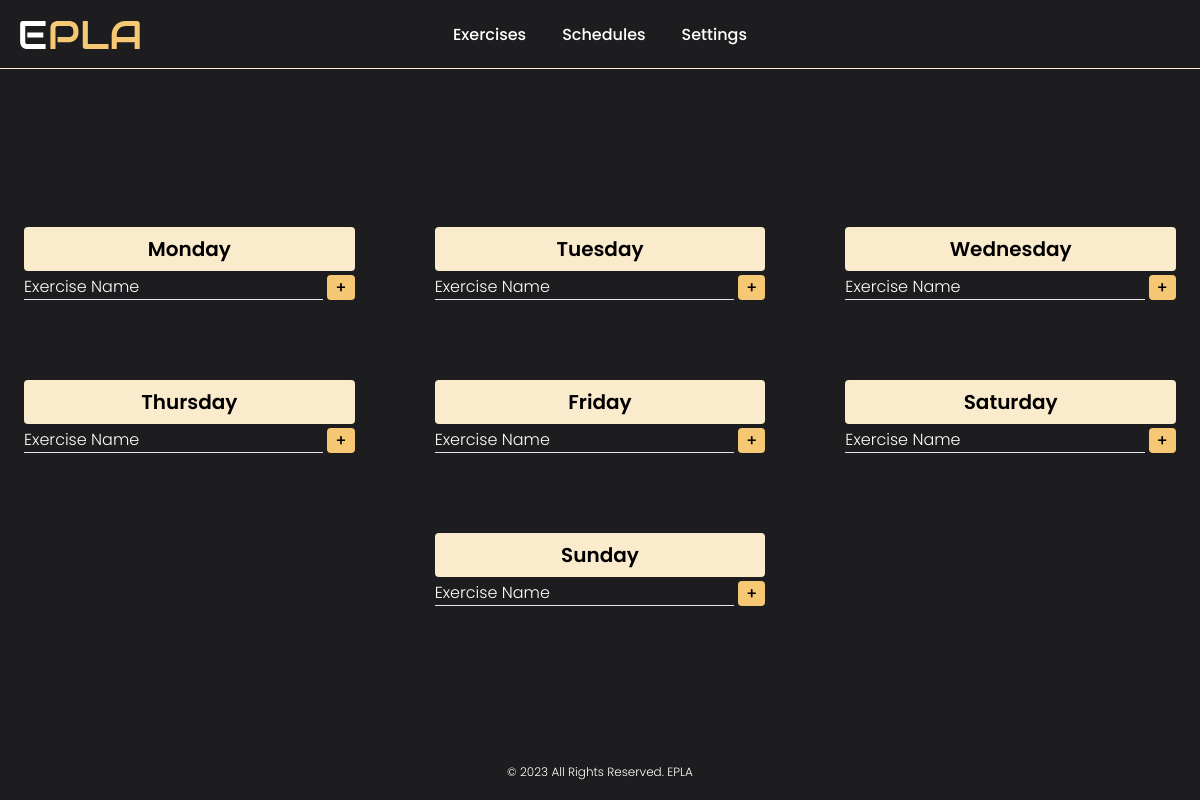
The app's page /schedules (signed in), older data.
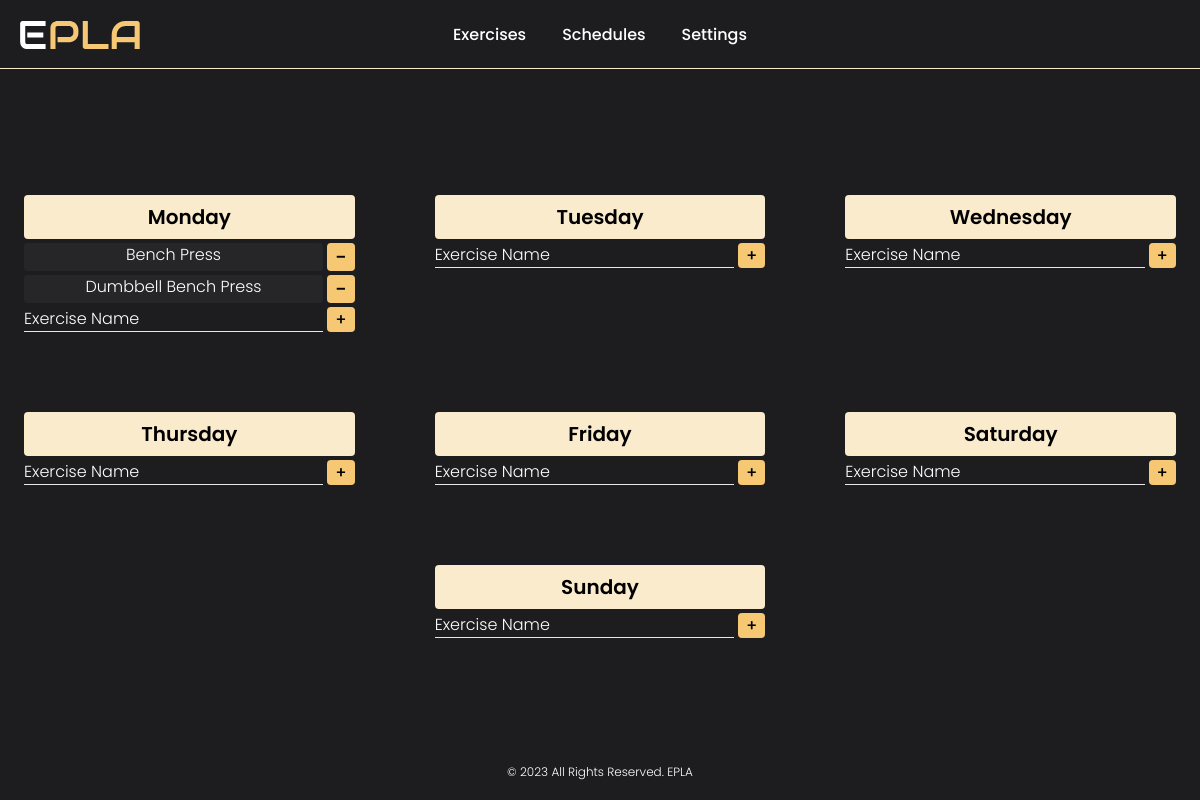
The same page, newer data.
### tables this page shows
CREATE TABLE exercises (
    id INTEGER,
    user_id INTEGER,
    exercise TEXT,
    PRIMARY KEY(id),
    FOREIGN KEY(user_id) REFERENCES users(id)
        ON UPDATE CASCADE
        ON DELETE CASCADE
);

### app.py (the view, shortened to what this page needs)
@app.route("/schedules", methods=["GET", "POST"])
@login_required
def schedules():
    exercises = {
        "monday": [],
        "tuesday": [],
        "wednesday": [],
        "thursday": [],
        "friday": [],
        "saturday": [],
        "sunday": [],
    }
    con, cur = database()
    for row in exercises:
        cur.execute("SELECT exercise_id FROM schedules WHERE user_id = (?) AND day = (?)", (session["user_id"], row))
        exercise_id = cur.fetchall()
        exercise_id = [id[0] for id in exercise_id]
        placeholders = ', '.join(['?' for _ in exercise_id])
        sql_query = f"SELECT exercise FROM exercises WHERE user_id = (?) AND id IN ({placeholders})"
        cur.execute(sql_query, (session["user_id"], *exercise_id))
        results = cur.fetchall()
        results = [item[0] for item in results]
        exercises[row].extend(results)
    cur.close()
    con.close()
    return render_template("add-change-schedules.html", exercises=exercises)

### app.py (called while the page is built)
@app.after_request
def after_request(response):
    response.headers["Cache-Control"] = "no-cache, no-store, must-revalidate"
    response.headers["Expires"] = 0
    response.headers["Pragma"] = "no-cache"
    return response

### helpers.py (called while the page is built)
def login_required(f):
    @wraps(f)
    def decorated_function(*args, **kwargs):
        if session.get("user_id") is None:
            return redirect("/login")
        return f(*args, **kwargs)
    return decorated_function

def database(db="database.db"):
    con = sqlite3.connect(db)
    cur = con.cursor()
    cur.execute("PRAGMA foreign_keys = 1")
    return con, cur

### templates/add-change-schedules.html (shortened to what this page needs)
{% extends "layout.html" %}
{% block main %}
    <div class="space-y-10 md:space-y-0 md:grid md:grid-cols-2 lg:grid-cols-3 md:gap-20">
        {% for day in exercises %}
            <div class="{% if day == 'sunday' %} col-start-2 {% endif %} space-y-1">
                <h1 class="p-2 text-xl font-semibold text-center text-black rounded bg-yellow-2">{{ day|title }}</h1>
                {% for exercise in exercises[day] %}
                    <form action="/schedules" method="post" class="flex">
                        <p class="w-full px-2 mr-1 font-light text-center text-white rounded bg-default-3">{{ exercise|title }}</p>
                        <button type="submit" class="px-2 text-xl duration-300 rounded bg-yellow-1 hover:bg-yellow-2">-</button>
                    </form>
                {% endfor %}
                <form action="/schedules" method="post">
                    <div class="flex gap-1">
                        <input type="text" name="exercise" placeholder="Exercise Name" required class="w-full font-light text-white placeholder-white bg-transparent border-b outline-none caret-yellow-2">
                        <button type="submit" class="px-2 duration-300 rounded bg-yellow-1 hover:bg-yellow-2">+</button>
                    </div>
                </form>
            </div>
        {% endfor %}
    </div>
{% endblock %}

### templates/layout.html (shortened to what this page needs)
<!DOCTYPE html>
<html lang="en">
    <head>
        <script src="https://cdn.tailwindcss.com"></script>
        <link href="/static/css/styles.css" rel="stylesheet">
    </head>
    <body class="flex flex-col justify-between min-h-screen font-medium bg-default-1 font-default">
        <nav name="navbar" id="navbar" class="sticky top-0 z-30 flex items-center p-5 md:relative">
            <a name="logo" id="logo" href="/" class="z-10">
                <img src="/static/images/EPLA.svg">
            </a>
            <div class="absolute right-0 hidden w-full md:block">
                {% if session["user_id"] %}
                    <ul class="flex items-center justify-center space-x-5">
                        <li><a href="/exercises" class="p-2 text-white duration-300 rounded hover:bg-yellow-1 hover:text-black">Exercises</a></li>
                        <details name="schedules" id="schedules" class="space-y-1">
                            <summary class="p-2 text-white duration-300 rounded cursor-pointer hover:bg-yellow-1 hover:text-black">Schedules</summary>
                        </details>
                        <li><a href="/settings" class="p-2 text-white duration-300 rounded hover:bg-yellow-1 hover:text-black">Settings</a></li>
                    </ul>
                {% else %}
                    <ul class="flex items-center justify-end mr-5 space-x-10">
                        <li><a href="/login" class="text-white">Login</a></li>
                        <li class="duration-300 hover:scale-105"><a href="/register" class="px-5 duration-300 rounded-md shadow-md bg-yellow-1 hover:bg-yellow-2">Register</a></li>
                    </ul>
                {% endif %}
            </div>
            <hr class="absolute bottom-0 left-0 w-full border-yellow-2">
        </nav>
        <main class="flex justify-center m-6">
            {% block main %}{% endblock %}
        </main>
        <footer class="z-10 flex justify-center mb-5">
            <p class="text-xs font-light text-white">© 2023 All Rights Reserved. EPLA</p>
        </footer>
    </body>
</html>

### static/css/styles.css (style rules this page uses)
.font-default { font-family: 'Poppins', sans-serif; }
details summary { list-style-type: none; }

Row changes from the older to the newer data that the page shows:
added exercises: exercise "Bench Press"
added exercises: exercise "Dumbbell Bench Press"
